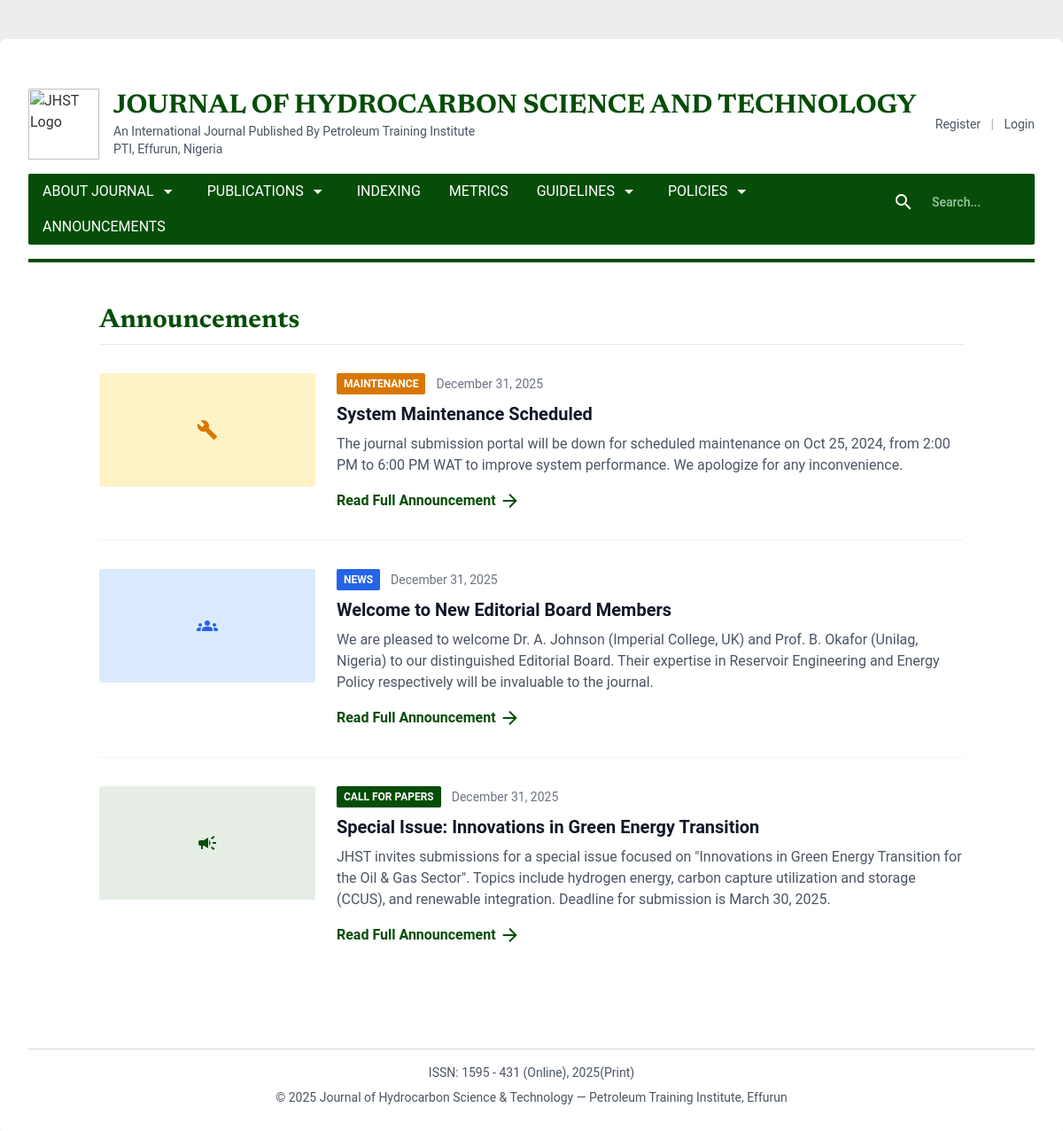
Page /announcements/ on the committed database.
### journal/models.py (models this page shows, shortened)
class Announcement(models.Model):
    CATEGORY_CHOICES = [
        ('news', 'News'),
        ('call_for_papers', 'Call for Papers'),
        ('maintenance', 'Maintenance'),
        ('general', 'General'),
    ]
    title = models.CharField(max_length=255)
    short_description = models.TextField(max_length=500)
    content = models.TextField()
    category = models.CharField(max_length=20, choices=CATEGORY_CHOICES, default='general')
    image = models.ImageField(upload_to='announcements/', blank=True, null=True)
    date_created = models.DateTimeField(default=timezone.now)
    is_active = models.BooleanField(default=True)
    class Meta:
        ordering = ['-date_created']
    @property
    def icon_name(self):
        icons = {
            'news': 'groups',
            'call_for_papers': 'campaign',
            'maintenance': 'build',
            'general': 'info',
        }
        return icons.get(self.category, 'info')
    @property
    def icon_bg_class(self):
        if self.category == 'call_for_papers':
            return 'bg-primary/10 text-primary'
        elif self.category == 'news':
            return 'bg-blue-100 dark:bg-blue-900/30 text-blue-600'
        elif self.category == 'maintenance':
            return 'bg-amber-100 dark:bg-amber-900/30 text-amber-600'
        return 'bg-gray-100 dark:bg-gray-800 text-gray-600'
    @property
    def badge_class(self):
        if self.category == 'call_for_papers':
            return 'bg-primary text-white'
        elif self.category == 'news':
            return 'bg-blue-600 text-white'
        elif self.category == 'maintenance':
            return 'bg-amber-600 text-white'
        return 'bg-gray-600 text-white'

### journal/views.py (the view)
# urls.py: path('announcements/', views.announcements, name='announcements'),
def announcements(request):
    announcements_list = Announcement.objects.filter(is_active=True).order_by('-date_created')
    paginator = Paginator(announcements_list, 5) # 5 per page
    page = request.GET.get('page')
    try:
        announcements = paginator.page(page)
    except PageNotAnInteger:
        announcements = paginator.page(1)
    except EmptyPage:
        announcements = paginator.page(paginator.num_pages)
    return render(request, 'journal/announcements.html', {'announcements': announcements})

### templates/journal/announcements.html (shortened to what this page needs)
﻿{% extends 'base.html' %} {% block content %}
<section class="max-w-5xl mx-auto space-y-8">
  <div class="bg-card-light dark:bg-card-dark p-6 rounded">
    <h1
      class="text-3xl font-display font-bold text-primary mb-8 border-b border-border-light dark:border-border-dark pb-2"
    >
      Announcements
    </h1>
    <div class="space-y-8">
      {% for announcement in announcements %}
      <article
        class="flex flex-col md:flex-row gap-6 border-b border-gray-100 dark:border-gray-700 pb-8 last:border-0"
      >
        <div class="md:w-1/4 shrink-0">
          {% if announcement.image %}
          <div class="w-full h-32 rounded overflow-hidden">
            <img
              src="{{ announcement.image.url }}"
              alt="{{ announcement.title }}"
              class="w-full h-full object-cover"
            />
          </div>
          {% else %}
          <div
            class="w-full h-32 rounded flex items-center justify-center {{ announcement.icon_bg_class }}"
          >
            <span class="material-icons text-5xl"
              >{{ announcement.icon_name }}</span
            >
          </div>
          {% endif %}
        </div>
        <div class="flex-1">
          <div class="flex items-center gap-3 mb-2">
            <span
              class="px-2 py-1 text-xs font-bold rounded uppercase {{ announcement.badge_class }}"
              >{{ announcement.get_category_display }}</span
            >
            <span class="text-sm text-gray-500"
              >{{ announcement.date_created|date:"F d, Y" }}</span
            >
          </div>
          <h2
            class="text-xl font-bold text-gray-900 dark:text-gray-100 mb-2 hover:text-primary transition"
          >
            <a href="{% url 'announcement_detail' announcement.id %}"
              >{{ announcement.title }}</a
            >
          </h2>
          <p class="text-gray-600 dark:text-gray-400 mb-4 line-clamp-3">
            {{ announcement.short_description }}
          </p>
          <a
            href="{% url 'announcement_detail' announcement.id %}"
            class="inline-flex items-center text-primary font-semibold hover:underline"
          >
            Read Full Announcement
            <span class="material-icons text-sm ml-1">arrow_forward</span>
          </a>
        </div>
      </article>
      {% empty %}
      <div class="text-center py-12 text-gray-500">
        <span class="material-icons text-4xl mb-2">campaign_off</span>
        <p>No announcements at this time.</p>
      </div>
      {% endfor %}
    </div>
  </div>
</section>
{% endblock %}

### templates/base.html (style rules this page uses)
body { background-color: #ededed !important; }

### rows in the picture
Announcement: category "MAINTENANCE", date_created "December 31, 2025", title "System Maintenance Scheduled", short_description "The journal submission portal will be down for scheduled maintenance on Oct 25, 2024, from 2:00 PM to 6:00 PM WAT to improve system performance. We apologize for any inconvenience."
Announcement: category "NEWS", date_created "December 31, 2025", title "Welcome to New Editorial Board Members", short_description "We are pleased to welcome Dr. A. Johnson (Imperial College, UK) and Prof. B. Okafor (Unilag, Nigeria) to our distinguished Editorial Board. Their expertise in Reservoir Engineering and Energy Policy respectively will be invaluable to the journal."
Announcement: category "CALL FOR PAPERS", date_created "December 31, 2025", title "Special Issue: Innovations in Green Energy Transition", short_description "JHST invites submissions for a special issue focused on \"Innovations in Green Energy Transition for the Oil & Gas Sector\". Topics include hydrogen energy, carbon capture utilization and storage (CCUS), and renewable integration. Deadline for submission is March 30, 2025."
